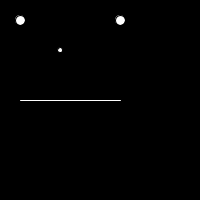
Frame 1 (no input)
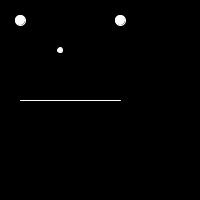
Frame 60 (the mouse pressed at the canvas centre just before this capture)
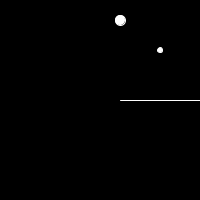
Frame 120 (the mouse held since frame 60 and released just before this capture)

The Processing sketch that drew these frames (run headless with seeded random() and noise(); from frame 60 on, the mouse is pressed at the canvas centre):

// Processing sketch: sketch_06_DrawFace
// ── sketch_06_DrawFace.pde
//DRAW FACE
//pierdr.com - Hyper Island - Nov18

void setup()
{
  size(200,200);
  background(0);

}
void draw()
{
  background(0);
  drawAFace(mouseX);
 
}

void drawAFace(int offsetX)
{
  //EYES
  ellipse(20+offsetX,20,10,10);
  ellipse(120+offsetX,20,10,10);
  //NOSE
  ellipse(60+offsetX,50,5,5);
  //MOUTH
  stroke(255);
  line(20+offsetX,100,120+offsetX,100);
}
